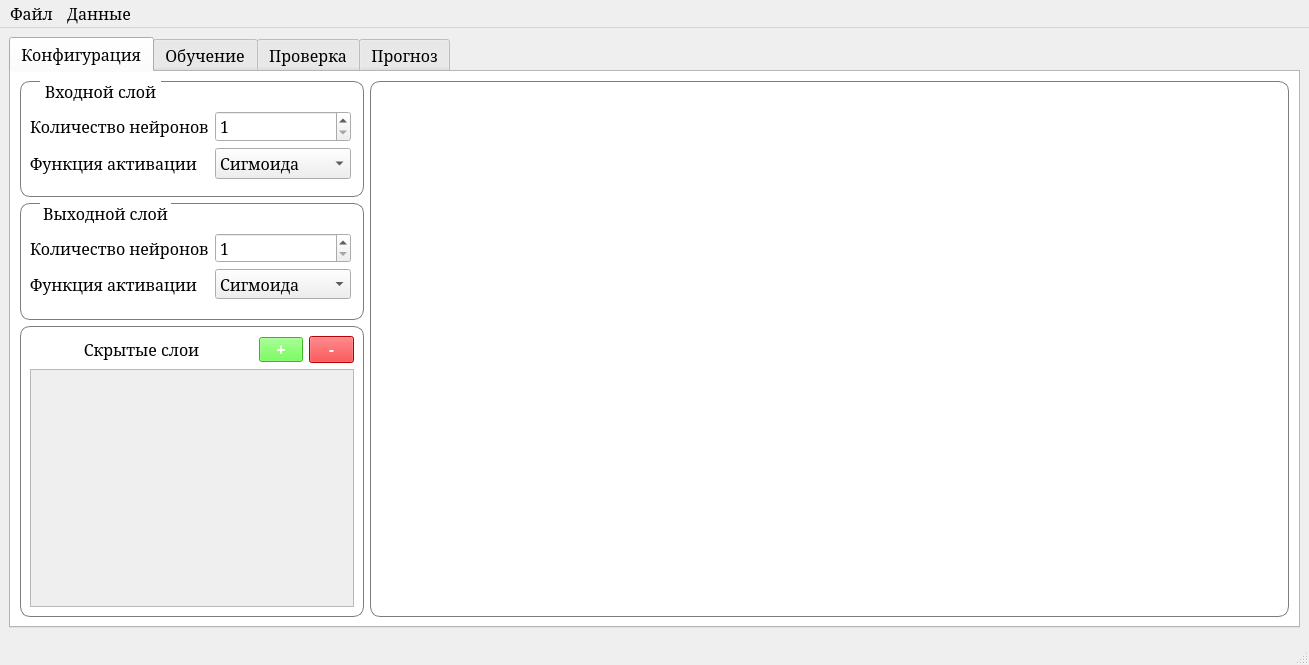
<?xml version="1.0" encoding="UTF-8"?>
<ui version="4.0">
 <class>MainWindow</class>
 <widget class="QMainWindow" name="MainWindow">
  <property name="geometry">
   <rect>
    <x>0</x>
    <y>0</y>
    <width>1309</width>
    <height>665</height>
   </rect>
  </property>
  <property name="minimumSize">
   <size>
    <width>650</width>
    <height>500</height>
   </size>
  </property>
  <property name="font">
   <font>
    <family>Garamond</family>
    <pointsize>12</pointsize>
   </font>
  </property>
  <property name="windowTitle">
   <string>MainWindow</string>
  </property>
  <property name="iconSize">
   <size>
    <width>35</width>
    <height>30</height>
   </size>
  </property>
  <widget class="QWidget" name="centralwidget">
   <layout class="QVBoxLayout" name="verticalLayout">
    <item>
     <widget class="QTabWidget" name="tabWidget">
      <property name="font">
       <font>
        <family>Garamond</family>
        <pointsize>12</pointsize>
       </font>
      </property>
      <property name="styleSheet">
       <string notr="true">#tabWidget{border-width: 3px; border-radius: 5px; border-style: solid; background-color: #FFF; color: #000;
border-color: rgb(124, 124, 124); padding: 5px;}</string>
      </property>
      <property name="currentIndex">
       <number>0</number>
      </property>
      <widget class="QWidget" name="Creation">
       <property name="styleSheet">
        <string notr="true"/>
       </property>
       <attribute name="title">
        <string>Конфигурация</string>
       </attribute>
       <layout class="QHBoxLayout" name="horizontalLayout">
        <item>
         <layout class="QGridLayout" name="gridLayout" rowstretch="2,2,5" columnstretch="3,8">
          <item row="1" column="0">
           <widget class="QFrame" name="frame">
            <property name="styleSheet">
             <string notr="true">#frame{border-color: rgb(124, 124, 124); border-width: 1px; border-radius: 10px; border-style: solid}
</string>
            </property>
            <property name="frameShape">
             <enum>QFrame::Shape::StyledPanel</enum>
            </property>
            <property name="frameShadow">
             <enum>QFrame::Shadow::Raised</enum>
            </property>
            <widget class="QWidget" name="layoutWidget_2">
             <property name="geometry">
              <rect>
               <x>10</x>
               <y>30</y>
               <width>321</width>
               <height>66</height>
              </rect>
             </property>
             <layout class="QFormLayout" name="formLayout_6">
              <item row="0" column="0">
               <widget class="QLabel" name="neuroNumLabel_2">
                <property name="font">
                 <font>
                  <family>Garamond</family>
                  <pointsize>12</pointsize>
                 </font>
                </property>
                <property name="text">
                 <string>Количество нейронов</string>
                </property>
               </widget>
              </item>
              <item row="0" column="1">
               <widget class="QSpinBox" name="neuroAmountOutput">
                <property name="font">
                 <font>
                  <family>Garamond</family>
                  <pointsize>12</pointsize>
                 </font>
                </property>
                <property name="minimum">
                 <number>1</number>
                </property>
               </widget>
              </item>
              <item row="1" column="0">
               <widget class="QLabel" name="activFuncLabel_2">
                <property name="font">
                 <font>
                  <family>Garamond</family>
                  <pointsize>12</pointsize>
                 </font>
                </property>
                <property name="text">
                 <string>Функция активации</string>
                </property>
               </widget>
              </item>
              <item row="1" column="1">
               <widget class="QComboBox" name="activFuncOutput">
                <property name="font">
                 <font>
                  <family>Garamond</family>
                  <pointsize>12</pointsize>
                 </font>
                </property>
                <item>
                 <property name="text">
                  <string>Сигмоида</string>
                 </property>
                </item>
                <item>
                 <property name="text">
                  <string>Линейная</string>
                 </property>
                </item>
                <item>
                 <property name="text">
                  <string>ReLu</string>
                 </property>
                </item>
                <item>
                 <property name="text">
                  <string>Текучая ReLu</string>
                 </property>
                </item>
                <item>
                 <property name="text">
                  <string>Тангенс-гиперболическая</string>
                 </property>
                </item>
               </widget>
              </item>
             </layout>
            </widget>
            <widget class="QLabel" name="label_2">
             <property name="geometry">
              <rect>
               <x>20</x>
               <y>0</y>
               <width>131</width>
               <height>20</height>
              </rect>
             </property>
             <property name="font">
              <font>
               <family>Garamond</family>
               <pointsize>12</pointsize>
              </font>
             </property>
             <property name="styleSheet">
              <string notr="true">background-color: #FFF; color: #000; margin-top: -2px;</string>
             </property>
             <property name="text">
              <string>Выходной слой</string>
             </property>
             <property name="alignment">
              <set>Qt::AlignmentFlag::AlignCenter</set>
             </property>
            </widget>
           </widget>
          </item>
          <item row="0" column="0">
           <widget class="QFrame" name="frame_2">
            <property name="styleSheet">
             <string notr="true">#frame_2{border-color: rgb(124, 124, 124); border-width: 1px; border-radius: 10px; border-style: solid}
</string>
            </property>
            <property name="frameShape">
             <enum>QFrame::Shape::StyledPanel</enum>
            </property>
            <property name="frameShadow">
             <enum>QFrame::Shadow::Raised</enum>
            </property>
            <widget class="QWidget" name="layoutWidget">
             <property name="geometry">
              <rect>
               <x>10</x>
               <y>30</y>
               <width>321</width>
               <height>71</height>
              </rect>
             </property>
             <layout class="QFormLayout" name="formLayout_5">
              <item row="0" column="0">
               <widget class="QLabel" name="neuroNumLabel">
                <property name="font">
                 <font>
                  <family>Garamond</family>
                  <pointsize>12</pointsize>
                 </font>
                </property>
                <property name="text">
                 <string>Количество нейронов</string>
                </property>
               </widget>
              </item>
              <item row="1" column="0">
               <widget class="QLabel" name="activFuncLabel">
                <property name="font">
                 <font>
                  <family>Garamond</family>
                  <pointsize>12</pointsize>
                 </font>
                </property>
                <property name="text">
                 <string>Функция активации</string>
                </property>
               </widget>
              </item>
              <item row="0" column="1">
               <widget class="QSpinBox" name="neuroAmountInput">
                <property name="minimumSize">
                 <size>
                  <width>0</width>
                  <height>0</height>
                 </size>
                </property>
                <property name="font">
                 <font>
                  <family>Garamond</family>
                  <pointsize>12</pointsize>
                 </font>
                </property>
                <property name="alignment">
                 <set>Qt::AlignmentFlag::AlignLeading|Qt::AlignmentFlag::AlignLeft|Qt::AlignmentFlag::AlignVCenter</set>
                </property>
                <property name="readOnly">
                 <bool>false</bool>
                </property>
                <property name="keyboardTracking">
                 <bool>true</bool>
                </property>
                <property name="showGroupSeparator" stdset="0">
                 <bool>true</bool>
                </property>
                <property name="minimum">
                 <number>1</number>
                </property>
                <property name="maximum">
                 <number>1000</number>
                </property>
                <property name="value">
                 <number>1</number>
                </property>
               </widget>
              </item>
              <item row="1" column="1">
               <widget class="QComboBox" name="activFuncInput">
                <property name="font">
                 <font>
                  <family>Garamond</family>
                  <pointsize>12</pointsize>
                 </font>
                </property>
                <property name="currentIndex">
                 <number>0</number>
                </property>
                <item>
                 <property name="text">
                  <string>Сигмоида</string>
                 </property>
                </item>
                <item>
                 <property name="text">
                  <string>Линейная</string>
                 </property>
                </item>
                <item>
                 <property name="text">
                  <string>ReLu</string>
                 </property>
                </item>
                <item>
                 <property name="text">
                  <string>Текучая ReLu</string>
                 </property>
                </item>
                <item>
                 <property name="text">
                  <string>Тангенс-гиперболическая</string>
                 </property>
                </item>
               </widget>
              </item>
             </layout>
            </widget>
            <widget class="QLabel" name="label">
             <property name="geometry">
              <rect>
               <x>20</x>
               <y>0</y>
               <width>121</width>
               <height>20</height>
              </rect>
             </property>
             <property name="font">
              <font>
               <family>Garamond</family>
               <pointsize>12</pointsize>
              </font>
             </property>
             <property name="styleSheet">
              <string notr="true">background-color: #FFF; color: #000; margin-top: -2px;</string>
             </property>
             <property name="text">
              <string>Входной слой</string>
             </property>
             <property name="alignment">
              <set>Qt::AlignmentFlag::AlignCenter</set>
             </property>
            </widget>
           </widget>
          </item>
          <item row="0" column="1" rowspan="3">
           <widget class="QFrame" name="neuroHolder">
            <property name="minimumSize">
             <size>
              <width>10</width>
              <height>10</height>
             </size>
            </property>
            <property name="styleSheet">
             <string notr="true">border-color: rgb(124, 124, 124); border-style: solid; border-width: 1px; border-radius: 10px;</string>
            </property>
            <property name="frameShape">
             <enum>QFrame::Shape::StyledPanel</enum>
            </property>
            <property name="frameShadow">
             <enum>QFrame::Shadow::Raised</enum>
            </property>
           </widget>
          </item>
          <item row="2" column="0">
           <widget class="QFrame" name="hiddenLayersFrame">
            <property name="styleSheet">
             <string notr="true">#hiddenLayersFrame{border-color: rgb(124, 124, 124); border-width: 1px; border-radius: 10px; border-style: solid}
</string>
            </property>
            <property name="frameShape">
             <enum>QFrame::Shape::StyledPanel</enum>
            </property>
            <property name="frameShadow">
             <enum>QFrame::Shadow::Raised</enum>
            </property>
            <layout class="QVBoxLayout" name="verticalLayout_2" stretch="12">
             <item>
              <layout class="QGridLayout" name="gridLayout_2" columnstretch="5,1,1">
               <item row="0" column="1">
                <widget class="QPushButton" name="addLayer">
                 <property name="font">
                  <font>
                   <pointsize>12</pointsize>
                   <bold>true</bold>
                  </font>
                 </property>
                 <property name="styleSheet">
                  <string notr="true">#addLayer{padding: 2px 1px; background-color: rgb(76, 255, 44); color: white;}
#addLayer:hover{background-color: rgb(114, 255, 114); color: #000}</string>
                 </property>
                 <property name="text">
                  <string>+</string>
                 </property>
                </widget>
               </item>
               <item row="0" column="2">
                <widget class="QPushButton" name="removeLayer">
                 <property name="font">
                  <font>
                   <pointsize>12</pointsize>
                   <bold>true</bold>
                   <strikeout>false</strikeout>
                  </font>
                 </property>
                 <property name="styleSheet">
                  <string notr="true">#removeLayer{padding: 3px 1px; background-color: rgb(255, 1, 5); color: #FFF;}
#removeLayer:hover{background-color: rgb(255, 129, 129); color: #000;}</string>
                 </property>
                 <property name="text">
                  <string>-</string>
                 </property>
                </widget>
               </item>
               <item row="0" column="0">
                <widget class="QLabel" name="label_3">
                 <property name="font">
                  <font>
                   <family>Garamond</family>
                   <pointsize>12</pointsize>
                  </font>
                 </property>
                 <property name="text">
                  <string>Скрытые слои</string>
                 </property>
                 <property name="alignment">
                  <set>Qt::AlignmentFlag::AlignCenter</set>
                 </property>
                </widget>
               </item>
               <item row="1" column="0" colspan="3">
                <widget class="QScrollArea" name="scrollArea">
                 <property name="sizeAdjustPolicy">
                  <enum>QAbstractScrollArea::SizeAdjustPolicy::AdjustToContents</enum>
                 </property>
                 <property name="widgetResizable">
                  <bool>true</bool>
                 </property>
                 <widget class="QWidget" name="scrollAreaWidgetContents_2">
                  <property name="geometry">
                   <rect>
                    <x>0</x>
                    <y>0</y>
                    <width>313</width>
                    <height>214</height>
                   </rect>
                  </property>
                  <widget class="QWidget" name="layoutWidget">
                   <property name="geometry">
                    <rect>
                     <x>11</x>
                     <y>11</y>
                     <width>291</width>
                     <height>191</height>
                    </rect>
                   </property>
                   <layout class="QVBoxLayout" name="hiddenLayersLayout">
                    <property name="spacing">
                     <number>7</number>
                    </property>
                    <property name="sizeConstraint">
                     <enum>QLayout::SizeConstraint::SetNoConstraint</enum>
                    </property>
                   </layout>
                  </widget>
                 </widget>
                </widget>
               </item>
              </layout>
             </item>
            </layout>
           </widget>
          </item>
         </layout>
        </item>
       </layout>
      </widget>
      <widget class="QWidget" name="Learn">
       <attribute name="title">
        <string>Обучение</string>
       </attribute>
       <layout class="QHBoxLayout" name="horizontalLayout_2" stretch="3,2">
        <item>
         <widget class="QTabWidget" name="tabWidget_2">
          <property name="font">
           <font>
            <family>Garamond</family>
            <pointsize>11</pointsize>
           </font>
          </property>
          <property name="currentIndex">
           <number>0</number>
          </property>
          <widget class="QWidget" name="learningConfig">
           <attribute name="title">
            <string>Данные обучения</string>
           </attribute>
           <layout class="QGridLayout" name="gridLayout_4" columnstretch="8,1,1">
            <item row="1" column="0" colspan="3">
             <widget class="QTableWidget" name="learnDataTable"/>
            </item>
            <item row="0" column="2">
             <widget class="QPushButton" name="removeSelection">
              <property name="font">
               <font>
                <pointsize>12</pointsize>
                <bold>true</bold>
                <strikeout>false</strikeout>
               </font>
              </property>
              <property name="styleSheet">
               <string notr="true">#removeSelection{padding: 3px 1px; background-color: rgb(255, 1, 5); color: #FFF;}
#removeSelection:hover{background-color: rgb(255, 129, 129); color: #000;}</string>
              </property>
              <property name="text">
               <string>-</string>
              </property>
             </widget>
            </item>
            <item row="0" column="1">
             <widget class="QPushButton" name="addSelection">
              <property name="font">
               <font>
                <pointsize>12</pointsize>
                <bold>true</bold>
               </font>
              </property>
              <property name="styleSheet">
               <string notr="true">#addSelection{padding: 2px 1px; background-color: rgb(76, 255, 44); color: white;}
#addSelection:hover{background-color: rgb(114, 255, 114); color: #000}</string>
              </property>
              <property name="text">
               <string>+</string>
              </property>
             </widget>
            </item>
           </layout>
          </widget>
          <widget class="QWidget" name="learninGraphic">
           <attribute name="title">
            <string>График обучения</string>
           </attribute>
           <layout class="QGridLayout" name="gridLayout_6">
            <item row="0" column="0">
             <widget class="QFrame" name="chartFrame">
              <property name="frameShape">
               <enum>QFrame::Shape::StyledPanel</enum>
              </property>
              <property name="frameShadow">
               <enum>QFrame::Shadow::Raised</enum>
              </property>
              <layout class="QGridLayout" name="gridLayout_9">
               <item row="0" column="0">
                <layout class="QGridLayout" name="chartLayout"/>
               </item>
              </layout>
             </widget>
            </item>
           </layout>
          </widget>
         </widget>
        </item>
        <item>
         <widget class="QFrame" name="learnConfigFrame">
          <property name="styleSheet">
           <string notr="true">#learnConfigFrame{border-color: rgb(124, 124, 124); border-style: solid; border-width: 1px; border-radius: 10px;}
</string>
          </property>
          <property name="frameShape">
           <enum>QFrame::Shape::StyledPanel</enum>
          </property>
          <property name="frameShadow">
           <enum>QFrame::Shadow::Raised</enum>
          </property>
          <layout class="QGridLayout" name="gridLayout_3" rowstretch="0,0">
           <item row="0" column="0">
            <widget class="QFrame" name="frame_4">
             <property name="frameShape">
              <enum>QFrame::Shape::StyledPanel</enum>
             </property>
             <property name="frameShadow">
              <enum>QFrame::Shadow::Raised</enum>
             </property>
             <layout class="QVBoxLayout" name="verticalLayout_3">
              <item>
               <layout class="QFormLayout" name="formLayout">
                <item row="0" column="0">
                 <widget class="QLabel" name="label_4">
                  <property name="font">
                   <font>
                    <family>Garamond</family>
                    <pointsize>11</pointsize>
                   </font>
                  </property>
                  <property name="text">
                   <string>Алгоритм обучения:</string>
                  </property>
                 </widget>
                </item>
                <item row="0" column="1">
                 <widget class="QComboBox" name="learnAlgorithm">
                  <property name="font">
                   <font>
                    <family>Garamond</family>
                    <pointsize>11</pointsize>
                   </font>
                  </property>
                  <item>
                   <property name="text">
                    <string>Обратного распространения</string>
                   </property>
                  </item>
                  <item>
                   <property name="text">
                    <string>Упругого распространения</string>
                   </property>
                  </item>
                 </widget>
                </item>
                <item row="1" column="0">
                 <widget class="QLabel" name="label_5">
                  <property name="font">
                   <font>
                    <family>Garamond</family>
                    <pointsize>11</pointsize>
                   </font>
                  </property>
                  <property name="text">
                   <string>Инициализация весов:</string>
                  </property>
                 </widget>
                </item>
                <item row="1" column="1">
                 <widget class="QComboBox" name="weightInitAlgorithm">
                  <property name="font">
                   <font>
                    <family>Garamond</family>
                    <pointsize>11</pointsize>
                   </font>
                  </property>
                  <item>
                   <property name="text">
                    <string>Метод Ксавьера</string>
                   </property>
                  </item>
                 </widget>
                </item>
                <item row="2" column="0">
                 <widget class="QLabel" name="label_6">
                  <property name="font">
                   <font>
                    <family>Garamond</family>
                    <pointsize>11</pointsize>
                   </font>
                  </property>
                  <property name="text">
                   <string>Количество итераций:</string>
                  </property>
                 </widget>
                </item>
                <item row="2" column="1">
                 <widget class="QSpinBox" name="learnIterations">
                  <property name="font">
                   <font>
                    <family>Garamond</family>
                    <pointsize>11</pointsize>
                   </font>
                  </property>
                  <property name="minimum">
                   <number>1</number>
                  </property>
                  <property name="maximum">
                   <number>10000</number>
                  </property>
                  <property name="singleStep">
                   <number>10</number>
                  </property>
                  <property name="value">
                   <number>1000</number>
                  </property>
                 </widget>
                </item>
               </layout>
              </item>
              <item>
               <layout class="QHBoxLayout" name="learnWeightsLayout"/>
              </item>
             </layout>
            </widget>
           </item>
           <item row="1" column="0">
            <widget class="QFrame" name="frame_3">
             <property name="frameShape">
              <enum>QFrame::Shape::StyledPanel</enum>
             </property>
             <property name="frameShadow">
              <enum>QFrame::Shadow::Raised</enum>
             </property>
             <widget class="QPushButton" name="startLearning">
              <property name="geometry">
               <rect>
                <x>110</x>
                <y>70</y>
                <width>281</width>
                <height>121</height>
               </rect>
              </property>
              <property name="font">
               <font>
                <family>Garamond</family>
                <pointsize>12</pointsize>
               </font>
              </property>
              <property name="text">
               <string>ОБУЧИТЬ (тест)</string>
              </property>
             </widget>
            </widget>
           </item>
          </layout>
         </widget>
        </item>
       </layout>
      </widget>
      <widget class="QWidget" name="Test">
       <attribute name="title">
        <string>Проверка</string>
       </attribute>
       <layout class="QGridLayout" name="gridLayout_5">
        <item row="0" column="0">
         <widget class="QTableWidget" name="checkLearned">
          <property name="font">
           <font>
            <family>Garamond</family>
            <pointsize>12</pointsize>
           </font>
          </property>
         </widget>
        </item>
       </layout>
      </widget>
      <widget class="QWidget" name="Forecast">
       <property name="styleSheet">
        <string notr="true"/>
       </property>
       <attribute name="title">
        <string>Прогноз</string>
       </attribute>
       <layout class="QGridLayout" name="gridLayout_7" rowstretch="0,0,0" columnstretch="14,1,1,1">
        <item row="1" column="2">
         <widget class="QPushButton" name="calculateTests">
          <property name="font">
           <font>
            <family>Garamond</family>
            <pointsize>12</pointsize>
           </font>
          </property>
          <property name="styleSheet">
           <string notr="true">#calculateTests{padding: 2px 1px; background-color: rgb(7, 243, 255); color: white;}#calculateTests:hover{background-color: rgb(137, 255, 237); color: #000}</string>
          </property>
          <property name="text">
           <string>=</string>
          </property>
         </widget>
        </item>
        <item row="1" column="1">
         <widget class="QPushButton" name="addTestSelection">
          <property name="font">
           <font>
            <family>Garamond</family>
            <pointsize>12</pointsize>
           </font>
          </property>
          <property name="styleSheet">
           <string notr="true">#addTestSelection{padding: 2px 1px; background-color: rgb(76, 255, 44); color: white;}
#addTestSelection:hover{background-color: rgb(114, 255, 114); color: #000}</string>
          </property>
          <property name="text">
           <string>+</string>
          </property>
         </widget>
        </item>
        <item row="1" column="3">
         <widget class="QPushButton" name="deleteTestSelection">
          <property name="font">
           <font>
            <family>Garamond</family>
            <pointsize>12</pointsize>
           </font>
          </property>
          <property name="styleSheet">
           <string notr="true">#deleteTestSelection{padding: 2px 1px; background-color: rgb(255, 0, 4); color: white;}#deleteTestSelection:hover{background-color: rgb(255, 170, 171); color: #000}</string>
          </property>
          <property name="text">
           <string>-</string>
          </property>
         </widget>
        </item>
        <item row="2" column="0" colspan="4">
         <widget class="QTableWidget" name="prognosisTable">
          <property name="font">
           <font>
            <family>Garamond</family>
            <pointsize>11</pointsize>
           </font>
          </property>
         </widget>
        </item>
       </layout>
      </widget>
     </widget>
    </item>
   </layout>
  </widget>
  <widget class="QMenuBar" name="menubar">
   <property name="geometry">
    <rect>
     <x>0</x>
     <y>0</y>
     <width>1309</width>
     <height>27</height>
    </rect>
   </property>
   <property name="font">
    <font>
     <family>Garamond</family>
     <pointsize>12</pointsize>
    </font>
   </property>
   <widget class="QMenu" name="menuFile">
    <property name="font">
     <font>
      <family>Garamond</family>
      <pointsize>12</pointsize>
     </font>
    </property>
    <property name="title">
     <string>Файл</string>
    </property>
    <addaction name="actionSave_current_neuro_network_as"/>
    <addaction name="actionSave_current_neuro_network"/>
    <addaction name="actionOpen_neuro_network"/>
    <addaction name="separator"/>
    <addaction name="actionExit"/>
   </widget>
   <widget class="QMenu" name="menu">
    <property name="font">
     <font>
      <family>Garamond</family>
      <pointsize>12</pointsize>
     </font>
    </property>
    <property name="title">
     <string>Данные</string>
    </property>
    <addaction name="loadLearnData"/>
    <addaction name="saveLearnData"/>
    <addaction name="separator"/>
    <addaction name="loadPrognosisData"/>
    <addaction name="savePrognosisData"/>
   </widget>
   <addaction name="menuFile"/>
   <addaction name="menu"/>
  </widget>
  <widget class="QStatusBar" name="statusbar"/>
  <action name="actionSave_current_neuro_network_as">
   <property name="text">
    <string>Сохранить проект как...</string>
   </property>
   <property name="font">
    <font>
     <pointsize>12</pointsize>
    </font>
   </property>
  </action>
  <action name="actionSave_current_neuro_network">
   <property name="text">
    <string>Сохранить проект</string>
   </property>
  </action>
  <action name="actionOpen_neuro_network">
   <property name="text">
    <string>Открыть проект</string>
   </property>
  </action>
  <action name="actionExit">
   <property name="text">
    <string>Выйти</string>
   </property>
   <property name="font">
    <font>
     <family>Garamond</family>
     <pointsize>12</pointsize>
    </font>
   </property>
  </action>
  <action name="loadLearnData">
   <property name="text">
    <string>Загрузить файл с данными для обучения</string>
   </property>
  </action>
  <action name="saveLearnData">
   <property name="text">
    <string>Сохранить данные для обучения в файл</string>
   </property>
  </action>
  <action name="loadPrognosisData">
   <property name="text">
    <string>Загрузить файл с данными для прогноза</string>
   </property>
  </action>
  <action name="savePrognosisData">
   <property name="text">
    <string>Сохранить данные для прогноза в файл</string>
   </property>
  </action>
 </widget>
 <resources/>
 <connections/>
</ui>
